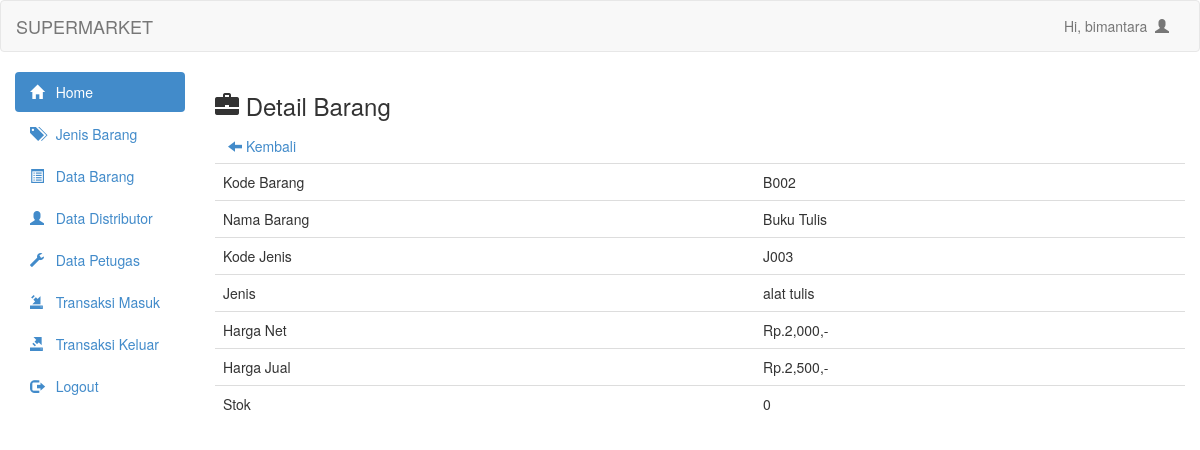
Page /admin/barang_detail.php?kode_barang=B002 (signed in) on the earlier database version.
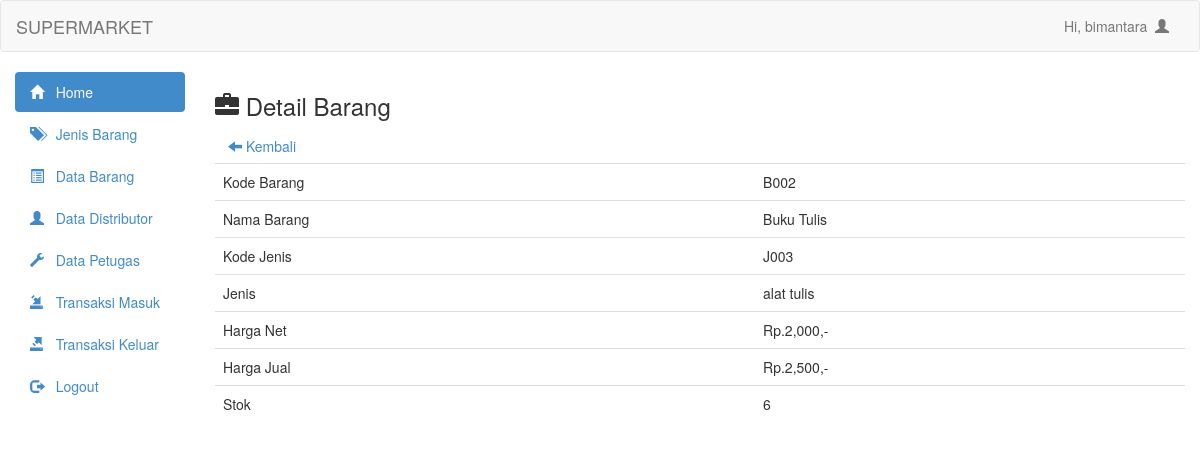
Same page on the later database version.
### tables this page shows
CREATE TABLE `tblbarang` (
  `kode_barang` varchar(50) NOT NULL,
  `nama_barang` varchar(100) NOT NULL,
  `kode_jenis` varchar(100) NOT NULL,
  `harga_net` varchar(100) NOT NULL,
  `harga_jual` varchar(100) NOT NULL,
  `stok` varchar(100) NOT NULL
);

CREATE TABLE `tbljenis` (
  `kode_jenis` varchar(10) NOT NULL,
  `jenis` varchar(100) NOT NULL
);

### admin/barang_detail.php (the view)
<?php
    include 'header.php';
    include 'config.php';
?>
<h3><span class="glyphicon glyphicon-briefcase"></span> Detail Barang</h3>
<a class="btn" href="barang_data.php"><span class="glyphicon glyphicon-arrow-left"></span> Kembali</a>
<?php
    $kode_barang = mysqli_real_escape_string($connect, $_GET['kode_barang']);
    $det = mysqli_query($connect, "select B.kode_barang, B.nama_barang, B.kode_jenis, J.jenis, B.harga_net, B.harga_jual, B.stok from tblbarang B inner join tbljenis J on B.kode_jenis=J.kode_jenis where B.kode_barang='$kode_barang'") or die(mysqli_connect_error());
    while ($d = mysqli_fetch_array($det)) {
?>
<table class="table">
    <tr>
        <td>Kode Barang</td>
        <td><?php echo $d['kode_barang'] ?></td>
    </tr>
    <tr>
        <td>Nama Barang</td>
        <td><?php echo $d['nama_barang'] ?></td>
    </tr>
    <tr>
        <td>Kode Jenis</td>
        <td><?php echo $d['kode_jenis'] ?></td>
    </tr>
    <tr>
        <td>Jenis</td>
        <td><?php echo $d['jenis'] ?></td>
    </tr>
    <tr>
        <td>Harga Net</td>
        <td>Rp.<?php echo number_format($d['harga_net']) ?>,-</td>
    </tr>
    <tr>
        <td>Harga Jual</td>
        <td>Rp.<?php echo number_format($d['harga_jual']) ?>,-</td>
    </tr>
    <tr>
        <td>Stok</td>
        <td><?php echo $d['stok'] ?></td>
    </tr>
</table>
<?php
}
?>

Differences in the rows shown:
changed tblbarang "Buku Tulis": stok "0" → "6"
